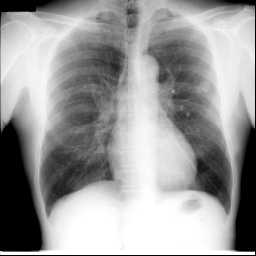
#> input picture JPCLN001.jpg, 256 x 256 px
$ python PreProcessingTry.py
#> lines starting #> are read from the running program, lines starting #| are printed output that depends on the picture
import numpy as np
import matplotlib.pyplot as plt
from scipy.interpolate import CubicSpline
import cv2

def get_level_peaks(v):
    peaks = []

    i = 1
    while i < v.size-1:
        pos_left = i
        pos_right = i

        while v[pos_left] == v[i] and pos_left > 0:
            pos_left -= 1

        while v[pos_right] == v[i] and pos_right < v.size-1:
            pos_right += 1

        is_lower_peak = v[pos_left] > v[i] and v[i] < v[pos_right]
        is_upper_peak = v[pos_left] < v[i] and v[i] > v[pos_right]

        if is_upper_peak or is_lower_peak:
            peaks.append(i)

        i = pos_right

    peaks = np.array(peaks)

    """
    # uncomment this part of the code
    # to include first and last positions

    first_pos, last_pos = 0, v.size-1
    peaks = np.append([first_pos], peaks)
    peaks = np.append(peaks, [last_pos])
    """

    return peaks

def unsharp(Image):
    image = Image
    gaussian_3 = cv2.GaussianBlur(image, (0, 0), 2.0)
    unsharp_image = cv2.addWeighted(image, 2.5, gaussian_3, -1.5, 10)
    for i in range(unsharp_image.shape[0]):
        for j in range(unsharp_image.shape[1]):
            unsharp_image[i][j] = unsharp_image[i][j] - 0.5 * unsharp_image[i][j]
    cv2.imwrite('static/uploads/preproc.jpg', unsharp_image)
    return unsharp_image


Img = np.array(cv2.imread('JPCLN001.jpg', cv2.IMREAD_GRAYSCALE))
#> Img is the input picture: shape (256, 256); min 0, max 255, mean 155.8
Img1d = Img.flatten()
b, bins, patches = plt.hist(Img1d, 255)
#> b = 255 values, max 5974 at index 0, min 8 at index 12, mean 257; bins = 256 values from 0 to 255; patches = 255 items
plt.show()
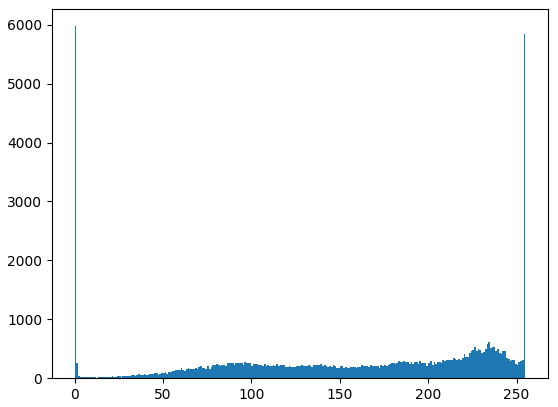
#> figure drawn by matplotlib, 1 panel; tallest bar 5974 high, from x = 0 to 1
p = get_level_peaks(b)
#> the loop in get_level_peaks, `while i < v.size-1:` made 246 passes
#> (is_lower_peak, is_upper_peak) on passes 1 to 3: (False, False), (False, False), (False, False)
#> after the loop in get_level_peaks, `while i < v.size-1:`: peaks = 157 values from 4 to 250
#> p = 157 values from 4 to 250
y_peak = max(b[p])
#> y_peak = 614
x_peak = p[(np.where((b[p]) == y_peak))[0]]
#> x_peak = [234]
print(y_peak)
#| 614.0
print(x_peak)
#| [234]
x = [0, (int((x_peak - 128)/2 + 128)) + 1, 255]
#> x = [0, 182, 255]
y = [0, 128, 255]
x_n = np.linspace(1, 255, 256)
f = CubicSpline(x, y, bc_type='clamped')
y_n = f(x_n)
#> y_n = 256 values, max 255 at index 255, min -0.00764 at index 8, mean 81.34

plt.scatter(x, y)
plt.plot(x_n, y_n, '-')
plt.show()
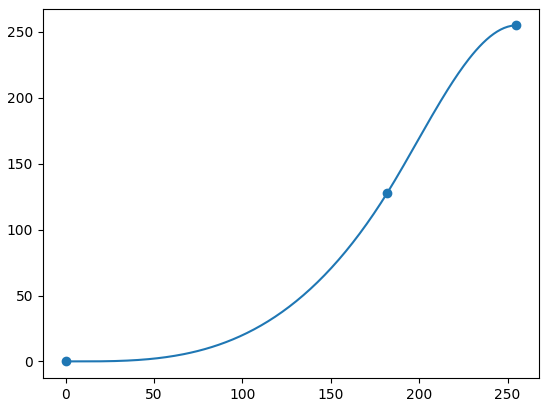
#> figure drawn by matplotlib, 1 panel; curve peaks at x = 255, y = 255

data_interpolate = y_n.astype(int)
#> data_interpolate = 256 values from 0 to 255
data_interpolate = np.where(data_interpolate < 0, 0, data_interpolate)
data_interpolate = np.where(data_interpolate > 255, 255, data_interpolate)
data_curve = np.zeros(Img.shape, dtype=np.uint8)
for i in range(data_curve.shape[0]):
    for j in range(data_curve.shape[1]):
        pxl = Img[i][j]
        data_curve[i][j] = data_interpolate[pxl]
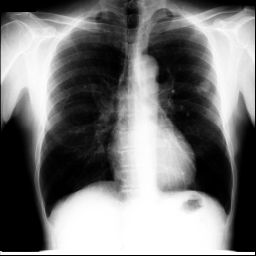
#> data_curve: shape (256, 256); min 0, max 255, mean 120.5

preimage = unsharp(data_curve)
#> in unsharp, `gaussian_3 = cv2.GaussianBlur(image, (0, 0), 2.0)`:
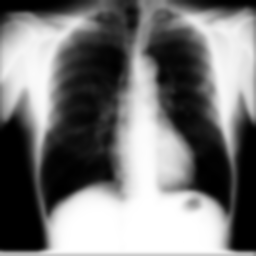
#> gaussian_3: shape (256, 256); min 0, max 255, mean 121.1
#> in unsharp, `unsharp_image = cv2.addWeighted(image, 2.5, gaussian_3, -1.5, 10)`:
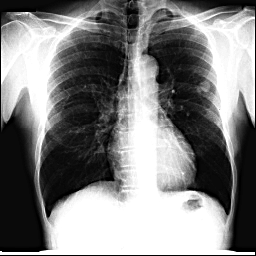
#> unsharp_image: shape (256, 256); min 0, max 255, mean 129.1
#> after the loop in unsharp, `for i in range(unsharp_image.shape[0]):`:
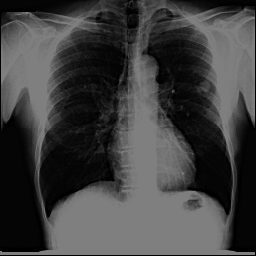
#> unsharp_image: shape (256, 256); min 0, max 127, mean 64.3

cv2.imshow('result', preimage), cv2.waitKey(0)
cv2.destroyAllWindows()

# lst = [5, 3, 2, 19, 17, 8, 13, 5, 0, 6, 1, -5, -10, -3, 6, 9, 8, 14, 8, 11, 3,
#     2, 22, 8, 2, 1]
# # peaks, _ = find_peaks(lst, height=0)
# print(type(lst))
